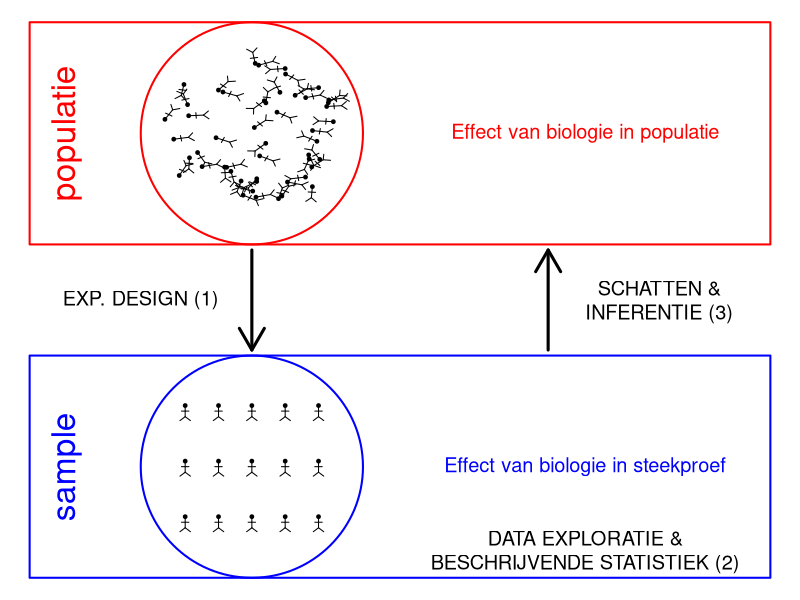

Write R code to recreate this figure.
## ---- chunk 1
if ("pi"%in%ls()) rm("pi")
kopvoeter<-function(x,y,angle=0,l=.2,cex.dot=.5,pch=19,col="black")
{
angle=angle/180*pi
points(x,y,cex=cex.dot,pch=pch,col=col)
lines(c(x,x+l*cos(-pi/2+angle)),c(y,y+l*sin(-pi/2+angle)),col=col)
lines(c(x+l/2*cos(-pi/2+angle),x+l/2*cos(-pi/2+angle)+l/4*cos(angle)),c(y+l/2*sin(-pi/2+angle),y+l/2*sin(-pi/2+angle)+l/4*sin(angle)),col=col)
lines(c(x+l/2*cos(-pi/2+angle),x+l/2*cos(-pi/2+angle)+l/4*cos(pi+angle)),c(y+l/2*sin(-pi/2+angle),y+l/2*sin(-pi/2+angle)+l/4*sin(pi+angle)),col=col)
lines(c(x+l*cos(-pi/2+angle),x+l*cos(-pi/2+angle)+l/2*cos(-pi/2+pi/4+angle)),c(y+l*sin(-pi/2+angle),y+l*sin(-pi/2+angle)+l/2*sin(-pi/2+pi/4+angle)),col=col)
lines(c(x+l*cos(-pi/2+angle),x+l*cos(-pi/2+angle)+l/2*cos(-pi/2-pi/4+angle)),c(y+l*sin(-pi/2+angle),y+l*sin(-pi/2+angle)+l/2*sin(-pi/2-pi/4+angle)),col=col)
}

par(mar=c(0,0,0,0),mai=c(0,0,0,0))
plot(0,0,xlab="",ylab="",xlim=c(0,10),ylim=c(0,10),col=0,xaxt="none",yaxt="none",axes=FALSE)
rect(0,6,10,10,border="red",lwd=2)
text(.5,8,"populatie",srt=90,col="red",cex=2)
symbols (3, 8, circles=1.5, col="red",add=TRUE,fg="red",inches=FALSE,lwd=2)
grid=seq(0,1.3,.01)

for (i in 1:50)
{
	angle1=runif(n=1,min=0,max=360)
	angle2=runif(n=1,min=0,max=360)
	radius=sample(grid,prob=grid^2*pi/sum(grid^2*pi),size=1)
	kopvoeter(3+radius*cos(angle1/180*pi),8+radius*sin(angle1/180*pi),angle=angle2)
}
text(7.5,8,"Effect van biologie in populatie",col="red",cex=1.2)

rect(0,0,10,4,border="blue",lwd=2)
text(.5,2,"sample",srt=90,col="blue",cex=2)
symbols (3, 2, circles=1.5, col="red",add=TRUE,fg="blue",inches=FALSE,lwd=2)
for (i in 0:2)
	for (j in 0:4)
{

	kopvoeter(2.1+j*(3.9-2.1)/4,1.1+i)
}
text(7.5,2,"Effect van biologie in steekproef",col="blue",cex=1.2)

arrows(3,5.9,3,4.1,col="black",lwd=3)
arrows(7,4.1,7,5.9,col="black",lwd=3)
text(1.5,5,"EXP. DESIGN (1)",col="black",cex=1.2)
text(8.5,5,"SCHATTEN &\nINFERENTIE (3)",col="black",cex=1.2)
text(7.5,.5,"DATA EXPLORATIE &\nBESCHRIJVENDE STATISTIEK (2)",col="black",cex=1.2)
